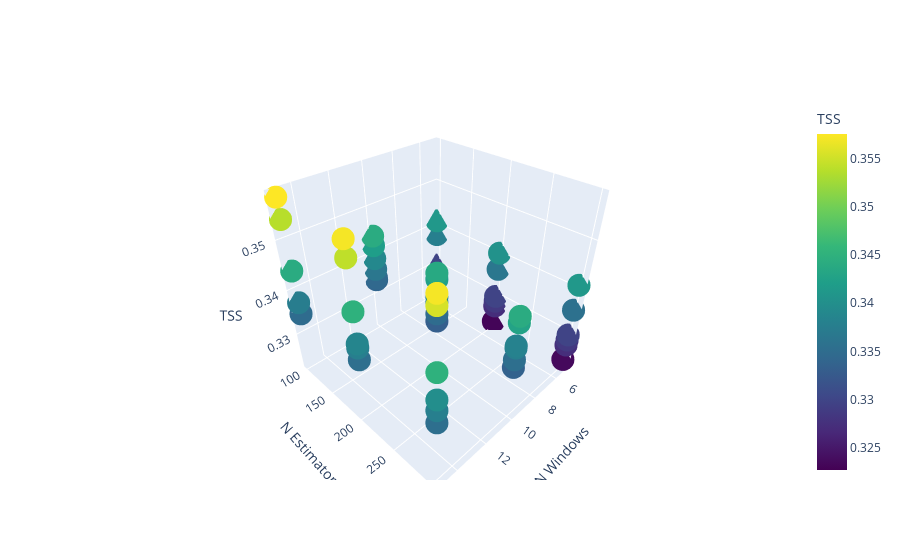

The cell this chart's notebook holds for it:
### Code cell
param_combinations = grid_search.cv_results_['params']
tss_values = grid_search.cv_results_['mean_test_score']

n_windows_values = [comb['estimator__n_windows'] for comb in param_combinations]
n_estimators_values = [comb['estimator__n_estimators'] for comb in param_combinations]

labels = [f"N Windows: {n_windows}, N Estimators: {n_estimators}, TSS: {tss}" 
          for n_windows, n_estimators, tss in zip(n_windows_values, n_estimators_values, tss_values)]

fig = go.Figure(data=[go.Scatter3d(x=n_windows_values, y=n_estimators_values, z=tss_values, mode='markers',
                                   marker=dict(color=tss_values, colorscale='Viridis', colorbar=dict(title='TSS')),
                                   text=labels, hoverinfo='text')])

fig.update_layout(scene=dict(xaxis_title='N Windows', yaxis_title='N Estimators', zaxis_title='TSS'))

fig.show()

### Figure 1 — Plotly figure (JSON) as saved in the notebook; plotly's stock layout.template omitted (floating-point values rounded to 4 significant figures)
{"data": [{"hoverinfo": "text", "marker": {"color": [0.3298, 0.3345, 0.3374, 0.3298, 0.3349, 0.3387, 0.3298, 0.3353, 0.3399, 0.3227, 0.334, 0.3349, 0.3231, 0.3332, 0.3353, 0.3235, 0.3336, 0.3353, 0.3378, 0.3366, 0.3538, 0.3366, 0.3374, 0.3542, 0.3357, 0.3382, 0.3555, 0.3273, 0.3391, 0.3374, 0.3286, 0.3387, 0.3378, 0.3286, 0.3378, 0.3378, 0.3412, 0.3441, 0.3576, 0.3403, 0.3437, 0.3571, 0.3412, 0.3441, 0.3571, 0.3277, 0.342, 0.3441, 0.3273, 0.3424, 0.345, 0.3273, 0.3429, 0.345], "colorbar": {"title": {"text": "TSS"}}, "colorscale": [[0, "#440154"], [0.1111, "#482878"], [0.2222, "#3e4989"], [0.3333, "#31688e"], [0.4444, "#26828e"], [0.5556, "#1f9e89"], [0.6667, "#35b779"], [0.7778, "#6ece58"], [0.8889, "#b5de2b"], [1, "#fde725"]]}, "mode": "markers", "text": ["N Windows: 5, N Estimators: 100, TSS: 0.3298319327731093", "N Windows: 10, N Estimators: 100, TSS: 0.3344537815126051", "N Windows: 15, N Estimators: 100, TSS: 0.3373949579831933", "N Windows: 5, N Estimators: 200, TSS: 0.3298319327731093", "N Windows: 10, N Estimators: 200, TSS: 0.33487394957983196", "N Windows: 15, N Estimators: 200, TSS: 0.33865546218487397", "N Windows: 5, N Estimators: 300, TSS: 0.3298319327731093", "N Windows: 10, N Estimators: 300, TSS: 0.33529411764705885", "N Windows: 15, N Estimators: 300, TSS: 0.33991596638655464", "N Windows: 5, N Estimators: 100, TSS: 0.32268907563025206", "N Windows: 10, N Estimators: 100, TSS: 0.3340336134453782", "N Windows: 15, N Estimators: 100, TSS: 0.33487394957983196", "N Windows: 5, N Estimators: 200, TSS: 0.32310924369747895", "N Windows: 10, N Estimators: 200, TSS: 0.3331932773109244", "N Windows: 15, N Estimators: 200, TSS: 0.33529411764705885", "N Windows: 5, N Estimators: 300, TSS: 0.32352941176470584", "N Windows: 10, N Estimators: 300, TSS: 0.3336134453781513", "N Windows: 15, N Estimators: 300, TSS: 0.33529411764705885", "N Windows: 5, N Estimators: 100, TSS: 0.3378151260504202", "N Windows: 10, N Estimators: 100, TSS: 0.3365546218487395", "N Windows: 15, N Estimators: 100, TSS: 0.353781512605042", "N Windows: 5, N Estimators: 200, TSS: 0.3365546218487395", "N Windows: 10, N Estimators: 200, TSS: 0.3373949579831933", "N Windows: 15, N Estimators: 200, TSS: 0.35420168067226887", "N Windows: 5, N Estimators: 300, TSS: 0.33571428571428574", "N Windows: 10, N Estimators: 300, TSS: 0.3382352941176471", "N Windows: 15, N Estimators: 300, TSS: 0.3554621848739496", "N Windows: 5, N Estimators: 100, TSS: 0.32731092436974785", "N Windows: 10, N Estimators: 100, TSS: 0.33907563025210086", "N Windows: 15, N Estimators: 100, TSS: 0.3373949579831933", "N Windows: 5, N Estimators: 200, TSS: 0.3285714285714285", "N Windows: 10, N Estimators: 200, TSS: 0.33865546218487397", "N Windows: 15, N Estimators: 200, TSS: 0.3378151260504202", "N Windows: 5, N Estimators: 300, TSS: 0.3285714285714285", "N Windows: 10, N Estimators: 300, TSS: 0.3378151260504202", "N Windows: 15, N Estimators: 300, TSS: 0.3378151260504202", "N Windows: 5, N Estimators: 100, TSS: 0.3411764705882353", "N Windows: 10, N Estimators: 100, TSS: 0.34411764705882353", "N Windows: 15, N Estimators: 100, TSS: 0.35756302521008404", "N Windows: 5, N Estimators: 200, TSS: 0.3403361344537815", "N Windows: 10, N Estimators: 200, TSS: 0.34369747899159664", "N Windows: 15, N Estimators: 200, TSS: 0.35714285714285715", "N Windows: 5, N Estimators: 300, TSS: 0.3411764705882353", "N Windows: 10, N Estimators: 300, TSS: 0.34411764705882353", "N Windows: 15, N Estimators: 300, TSS: 0.35714285714285715", "N Windows: 5, N Estimators: 100, TSS: 0.3277310924369748", "N Windows: 10, N Estimators: 100, TSS: 0.3420168067226891", "N Windows: 15, N Estimators: 100, TSS: 0.34411764705882353", "N Windows: 5, N Estimators: 200, TSS: 0.3273109243697479", "N Windows: 10, N Estimators: 200, TSS: 0.34243697478991597", "N Windows: 15, N Estimators: 200, TSS: 0.3449579831932773", "N Windows: 5, N Estimators: 300, TSS: 0.3273109243697479", "N Windows: 10, N Estimators: 300, TSS: 0.34285714285714286", "N Windows: 15, N Estimators: 300, TSS: 0.3449579831932773"], "type": "scatter3d", "x": [5, 10, 15, 5, 10, 15, 5, 10, 15, 5, 10, 15, 5, 10, 15, 5, 10, 15, 5, 10, 15, 5, 10, 15, 5, 10, 15, 5, 10, 15, 5, 10, 15, 5, 10, 15, 5, 10, 15, 5, 10, 15, 5, 10, 15, 5, 10, 15, 5, 10, 15, 5, 10, 15], "y": [100, 100, 100, 200, 200, 200, 300, 300, 300, 100, 100, 100, 200, 200, 200, 300, 300, 300, 100, 100, 100, 200, 200, 200, 300, 300, 300, 100, 100, 100, 200, 200, 200, 300, 300, 300, 100, 100, 100, 200, 200, 200, 300, 300, 300, 100, 100, 100, 200, 200, 200, 300, 300, 300], "z": [0.3298, 0.3345, 0.3374, 0.3298, 0.3349, 0.3387, 0.3298, 0.3353, 0.3399, 0.3227, 0.334, 0.3349, 0.3231, 0.3332, 0.3353, 0.3235, 0.3336, 0.3353, 0.3378, 0.3366, 0.3538, 0.3366, 0.3374, 0.3542, 0.3357, 0.3382, 0.3555, 0.3273, 0.3391, 0.3374, 0.3286, 0.3387, 0.3378, 0.3286, 0.3378, 0.3378, 0.3412, 0.3441, 0.3576, 0.3403, 0.3437, 0.3571, 0.3412, 0.3441, 0.3571, 0.3277, 0.342, 0.3441, 0.3273, 0.3424, 0.345, 0.3273, 0.3429, 0.345]}], "layout": {"scene": {"xaxis": {"title": {"text": "N Windows"}}, "yaxis": {"title": {"text": "N Estimators"}}, "zaxis": {"title": {"text": "TSS"}}}}}
